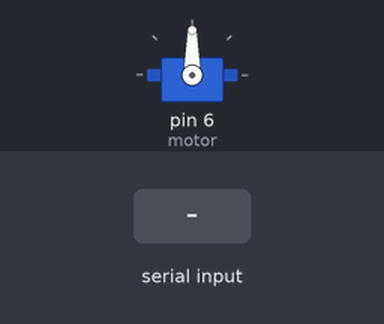
A sketch run on a simulated Arduino Uno, built with avr-gcc and run on an emulated ATmega328P. On the bench: servo. The inputs (shaded band) are chosen by the test bench. What the sketch prints to the serial monitor is not drawn.

Above: at 1.2 s.
1.3 s: "R" received over Serial
2.8 s: "L" received over Serial
Timing chart, 0 to 5.8 s (numbered marks = the images above; inputs shaded):
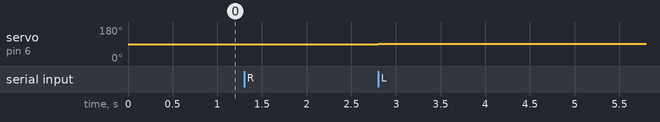

The sketch:

Servo.ino
```cpp
#include <stdlib.h>
#include<Servo.h>
char serial;
Servo motor;
int i=90;
void setup() {
  Serial.begin(9600);
  motor.attach(6);
}


void loop()
{
  if(Serial.available())
  {
    serial=Serial.read();
    Serial.println(serial,HEX);
    if(serial=='R')
    {
      motor.write(i);
      i++;
      delay(2);
     }
    if(serial=='S')
    {
      motor.write(i);
    }
    if(serial=='L')
    {
      motor.write(i);
      i--;
      delay(2);
    }
  }
  }
```

Measured:
- after the input at 1.3 s, every drawn part: stays the same
- after the input at 2.8 s, servo on pin 6 (motor): 90° → 91° at once
